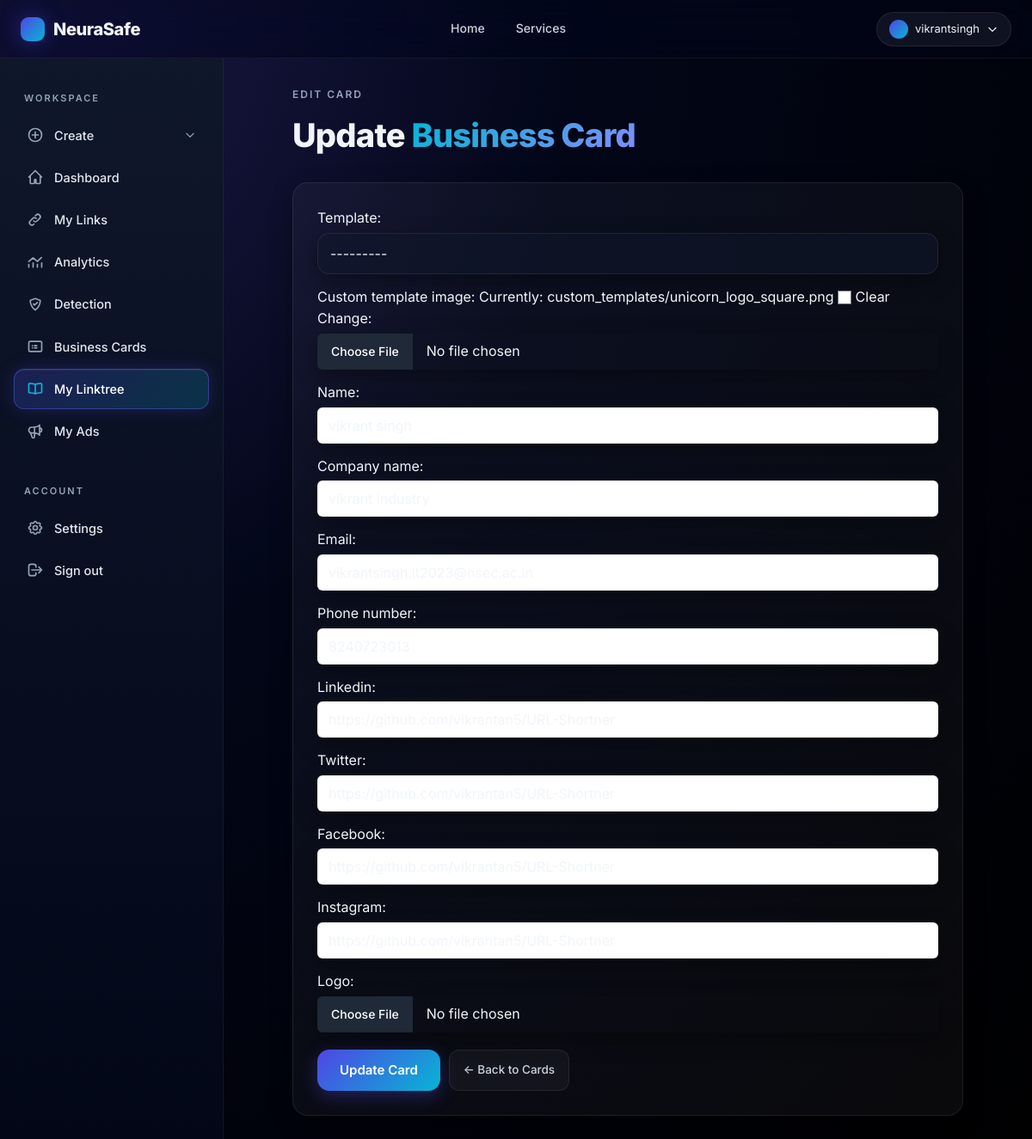
The page /business_card/business-cards/update/3/ (signed in) on the database its author committed.
### business_card/models.py (models this page shows, shortened)
class UserBusinessCard(models.Model):
    user = models.ForeignKey(User, on_delete=models.CASCADE)
    template = models.ForeignKey(BusinessCardTemplate, on_delete=models.CASCADE, blank=True, null=True)
    custom_template_image = models.ImageField(upload_to='custom_templates/', blank=True, null=True)
    name = models.CharField(max_length=100)
    company_name = models.CharField(max_length=100)
    email = models.EmailField()
    phone_number = models.CharField(max_length=15)
    linkedin = models.URLField(blank=True, null=True)
    twitter = models.URLField(blank=True, null=True)
    facebook = models.URLField(blank=True, null=True)
    instagram = models.URLField(blank=True, null=True)
    created_at = models.DateTimeField(auto_now_add=True)
    logo = models.ImageField(upload_to='logos/', blank=True, null=True)

### business_card/views.py (the view)
# urls.py: path('business-cards/update/<int:pk>/', views.business_card_update, name='business_card_update'),
@login_required
def business_card_update(request, pk):
    business_card = get_object_or_404(UserBusinessCard, pk=pk, user=request.user)
    if request.method == 'POST':
        form = UserBusinessCardForm(request.POST, instance=business_card)
        if form.is_valid():
            form.save()
            return redirect('business_card_list')
    else:
        form = UserBusinessCardForm(instance=business_card)
    return render(request, 'business_card/business_card_form.html', {'form': form})

### templates/business_card/business_card_form.html (shortened to what this page needs)
{% extends "basehome/base.html" %}
{% load static %}
{% block content %}
<div class="ns-app-content" data-testid="update-card-root">
  <div class="animate-fade-in-up" style="max-width: 780px; margin: 0 auto;">
    <div style="margin-bottom: 24px;">
      <p style="color: var(--text-muted); font-size: 12px; letter-spacing: 2px; text-transform: uppercase; font-weight: 600; margin: 0 0 8px;">Edit Card</p>
      <h1 style="font-size: clamp(26px, 4vw, 38px); font-weight: 800; letter-spacing: -0.02em; margin: 0;">
        Update <span class="text-gradient-cyan">Business Card</span>
      </h1>
    </div>
    <form method="post" enctype="multipart/form-data" class="ns-card animate-fade-in-up delay-1" style="padding: 28px; display: flex; flex-direction: column; gap: 14px;" data-testid="update-card-form">
      {{ form.as_p }}
      <div style="display: flex; gap: 10px; flex-wrap: wrap; margin-top: 6px;">
        <button type="submit" class="ns-btn-primary" data-testid="update-card-submit">Update Card</button>
        <a href="{% url 'business_card_list' %}" class="ns-btn-ghost">← Back to Cards</a>
      </div>
    </form>
  </div>
</div>
{% endblock %}

### templates/basehome/base.html (shortened to what this page needs)
{% load compress %}
{% load static %}
{% load chat_tags %}
<!DOCTYPE html>
<html lang="en">
<head>
  {% compress css %}
  <link rel="stylesheet" href="{% static 'src/output.css' %}" />
  {% endcompress %}
  <link rel="stylesheet" href="{% static 'css/modern-theme.css' %}" />
</head>
<body class="p-0 m-0">
<nav class="ns-navbar" aria-label="Primary">
  <div class="ns-navbar-inner">
    <a href="{% url 'landingpage' %}" class="ns-brand" data-testid="brand-home-link">
      <span class="ns-logo-dot"></span>
      <span>NeuraSafe</span>
    </a>
    <div class="ns-nav-links" role="navigation">
      <a href="{% url 'landingpage' %}" data-testid="nav-home">Home</a>
      <a href="{% url 'service' %}" data-testid="nav-services">Services</a>
    </div>
    <div class="ns-nav-cta">
      {% if user.is_authenticated %}
        <div style="position: relative;">
          <button id="user-menu-button" class="ns-user-chip" data-testid="user-menu-button" type="button" aria-haspopup="true" aria-expanded="false">
            <span class="ns-avatar"></span>
            <span>{{ user.username }}</span>
            <svg width="14" height="14" fill="none" stroke="currentColor" viewBox="0 0 24 24"><path stroke-linecap="round" stroke-linejoin="round" stroke-width="2" d="M19 9l-7 7-7-7"/></svg>
          </button>
        </div>
      {% else %}
        <a href="{% url 'login' %}" class="ns-btn-ghost" data-testid="nav-login">Login</a>
        <a href="{% url 'signup' %}" class="ns-btn-primary" style="padding: 9px 20px; font-size: 14px;" data-testid="nav-signup">Get Started</a>
      {% endif %}
    </div>
  </div>
</nav>
{% if user.is_authenticated %}
<aside id="ns-sidebar" class="ns-sidebar" aria-label="Application">
  <div class="ns-section-label">Workspace</div>
  <ul>
    <li x-data="{ open: {% if request.resolver_match.url_name in 'userdashboard customize_short_url generate_qr_code create_landing_page create_business_card' %}true{% else %}false{% endif %} }">
      <button @click="open = !open" class="ns-nav-item" data-testid="sidebar-create-toggle" type="button">
        <svg xmlns="http://www.w3.org/2000/svg" fill="none" stroke="currentColor" viewBox="0 0 24 24"><path stroke-linecap="round" stroke-linejoin="round" stroke-width="2" d="M12 7.757v8.486M7.757 12h8.486M21 12a9 9 0 1 1-18 0 9 9 0 0 1 18 0Z"/></svg>
        <span style="flex:1; text-align:left;">Create</span>
        <svg :class="{ 'rotate-180': open }" style="width:14px; height:14px; transition: transform 0.25s ease;" fill="none" stroke="currentColor" viewBox="0 0 24 24"><path stroke-linecap="round" stroke-linejoin="round" stroke-width="2" d="M19 9l-7 7-7-7"/></svg>
      </button>
    </li>
    <li><a href="{% url 'dashboard' %}" class="ns-nav-item {% if request.resolver_match.url_name == 'dashboard' %}active{% endif %}" data-testid="sidebar-dashboard">
      <svg xmlns="http://www.w3.org/2000/svg" fill="none" stroke="currentColor" viewBox="0 0 24 24"><path stroke-linecap="round" stroke-linejoin="round" stroke-width="2" d="M3 12l9-9 9 9M5 10v10a1 1 0 001 1h4a1 1 0 001-1v-4a1 1 0 011-1h0a1 1 0 011 1v4a1 1 0 001 1h4a1 1 0 001-1V10"/></svg>
      <span>Dashboard</span>
    </a></li>
    <li><a href="{% url 'user_links' %}" class="ns-nav-item {% if request.resolver_match.url_name == 'user_links' %}active{% endif %}" data-testid="sidebar-links">
      <span>My Links</span>
    </a></li>
    <li><a href="{% url 'analytics_view' %}" class="ns-nav-item {% if request.resolver_match.url_name == 'analytics_view' %}active{% endif %}" data-testid="sidebar-analytics">
      <svg xmlns="http://www.w3.org/2000/svg" fill="none" stroke="currentColor" viewBox="0 0 24 24"><path stroke-linecap="round" stroke-linejoin="round" stroke-width="2" d="M3 15v4m6-6v6m6-4v4m6-6v6M3 11l6-5 6 5 5.5-5.5"/></svg>
      <span>Analytics</span>
    </a></li>
<li>
    <a href="{% url 'predict' %}" class="ns-nav-item {% if request.resolver_match.url_name == 'predict' %}active{% endif %}" data-testid="sidebar-detection">
        <span>Detection</span>
    </a>
</li>
    <li><a href="{% url 'business_card_list' %}" class="ns-nav-item {% if request.resolver_match.url_name == 'business_card_list' %}active{% endif %}" data-testid="sidebar-business-card">
      <svg xmlns="http://www.w3.org/2000/svg" fill="none" stroke="currentColor" viewBox="0 0 24 24"><path stroke-linecap="round" stroke-linejoin="round" stroke-width="2" d="M3 7a2 2 0 012-2h14a2 2 0 012 2v10a2 2 0 01-2 2H5a2 2 0 01-2-2V7zM8 11h.01M11 11h3M8 14h.01M11 14h3"/></svg>
      <span>Business Cards</span>
    </a></li>
    <li><a href="{% url 'profile_dashboard' %}" class="ns-nav-item ns-nav-item-featured {% if request.resolver_match.url_name == 'profile_dashboard' %}active{% endif %}" data-testid="sidebar-linktree">
      <span>My Linktree</span>
    </a></li>
    <li><a href="{% url 'my_content' %}" class="ns-nav-item {% if request.resolver_match.url_name == 'my_content' %}active{% endif %}" data-testid="sidebar-my-ads">
      <span>My Ads</span>
    </a></li>
  </ul>
  <div class="ns-section-label" style="margin-top: 24px;">Account</div>
  <ul>
    <li><a href="{% url 'settings' %}" class="ns-nav-item {% if request.resolver_match.url_name == 'settings' %}active{% endif %}" data-testid="sidebar-settings">
      <span>Settings</span>
    </a></li>
    <li><a href="{% url 'logout' %}" class="ns-nav-item" data-testid="sidebar-logout">
      <svg xmlns="http://www.w3.org/2000/svg" fill="none" stroke="currentColor" viewBox="0 0 24 24"><path stroke-linecap="round" stroke-linejoin="round" stroke-width="2" d="M17 16l4-4m0 0l-4-4m4 4H7m6 4v1a3 3 0 01-3 3H6a3 3 0 01-3-3V7a3 3 0 013-3h4a3 3 0 013 3v1"/></svg>
      <span>Sign out</span>
    </a></li>
  </ul>
</aside>
{% endif %}
<div id="contentss">
  {% block content %}{% endblock %}
</div>
</body>
</html>

### rows shown on the page
UserBusinessCard: template "---------", name "vikrant singh", company_name "vikrant industry", email "vikrantsingh.it2023@nsec.ac.in", phone_number "8240723013", linkedin "https://github.com/vikrantan5/URL-Shortner", twitter "https://github.com/vikrantan5/URL-Shortner", facebook "https://github.com/vikrantan5/URL-Shortner", instagram "https://github.com/vikrantan5/URL-Shortner"

### other values the page prints
{{ user.username }} "vikrantsingh"
